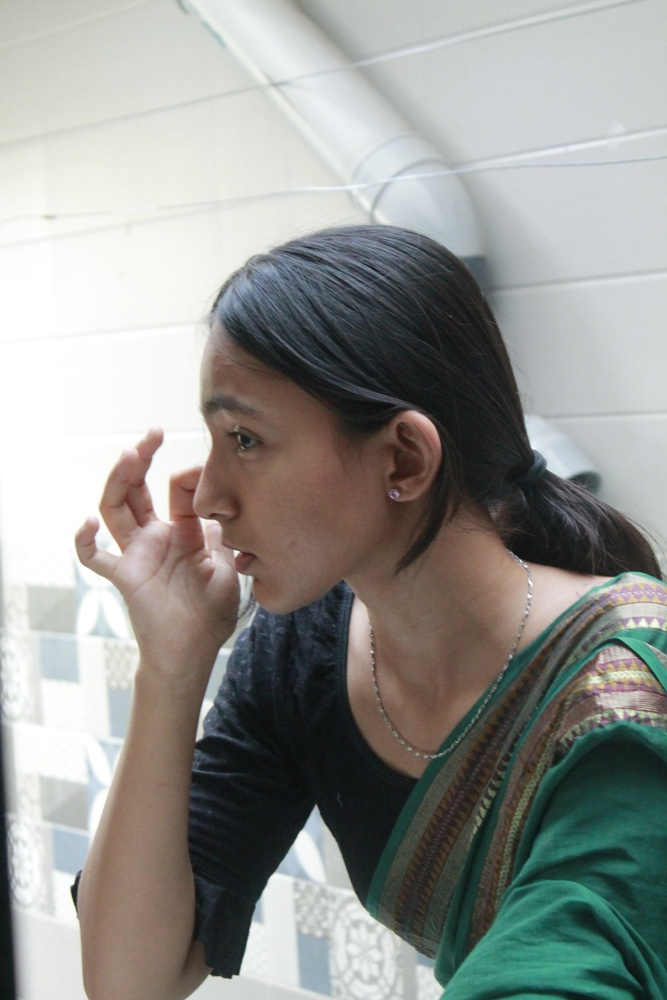
#> input picture i.jpg, 667 x 1000 px, shrunk from 2848 x 4272 before the run
$ python 11-kernel.py   (older library calls are emulated)
#> lines starting #> are read from the running program, lines starting #| are printed output that depends on the picture
import os
os.makedirs("result", exist_ok=True)
import cv2
import numpy as np
import matplotlib.pyplot as plt

# Create a sample image so this program runs without an external image file.
image = cv2.imread("i.jpg", cv2.IMREAD_GRAYSCALE)
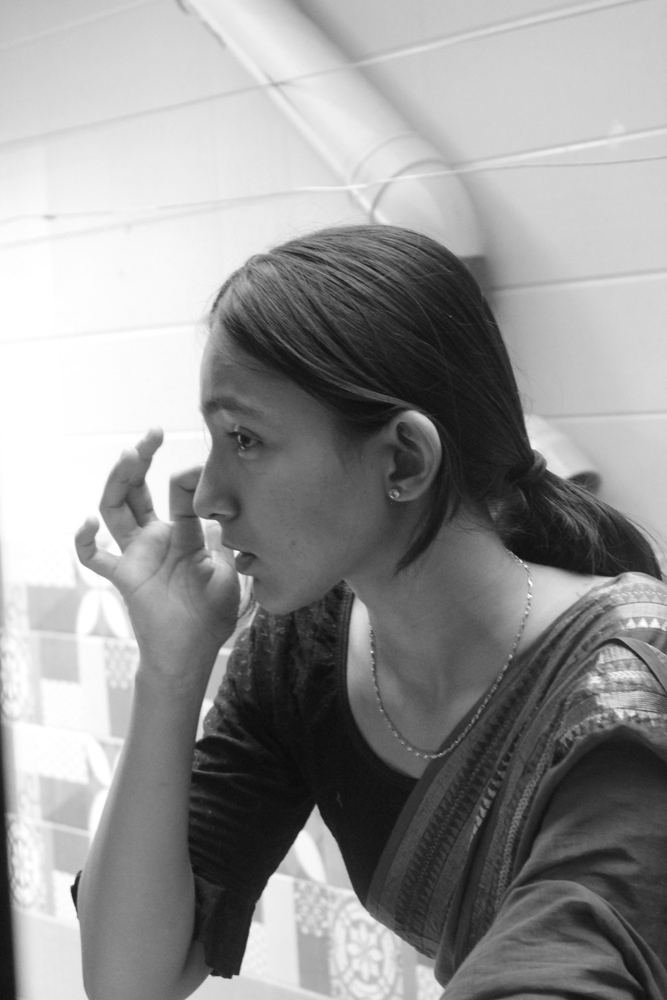
#> image: shape (1000, 667); min 10, max 255, mean 147.8
cv2.rectangle(image, (50, 50), (250, 250), 180, -1)
cv2.circle(image, (150, 150), 55, 255, -1)
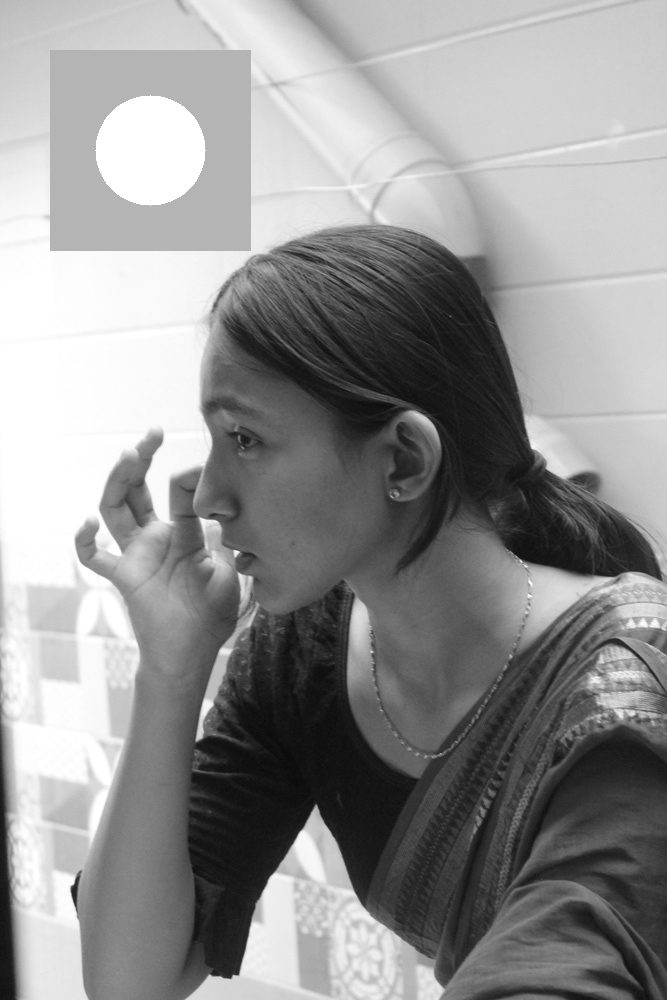
#> image: shape (1000, 667); min 10, max 255, mean 145.9
noise = np.random.default_rng(42).normal(0, 18, image.shape)
noisy_image = np.clip(image.astype(float) + noise, 0, 255).astype(np.uint8)

# 3x3 averaging kernel
average_kernel = np.ones((3, 3), np.float32) / 9
average = cv2.filter2D(noisy_image, -1, average_kernel)

# Gaussian blur
gaussian = cv2.GaussianBlur(noisy_image, (5, 5), 0)

# Sharpening kernel
sharpen_kernel = np.array([[0, -1, 0],
                           [-1, 5, -1],
                           [0, -1, 0]], dtype=np.float32)
sharpened = cv2.filter2D(image, -1, sharpen_kernel)

# Edge detection kernel (Laplacian)
edge_kernel = np.array([[0, 1, 0],
                        [1, -4, 1],
                        [0, 1, 0]], dtype=np.float32)
edges = cv2.filter2D(image, cv2.CV_64F, edge_kernel)
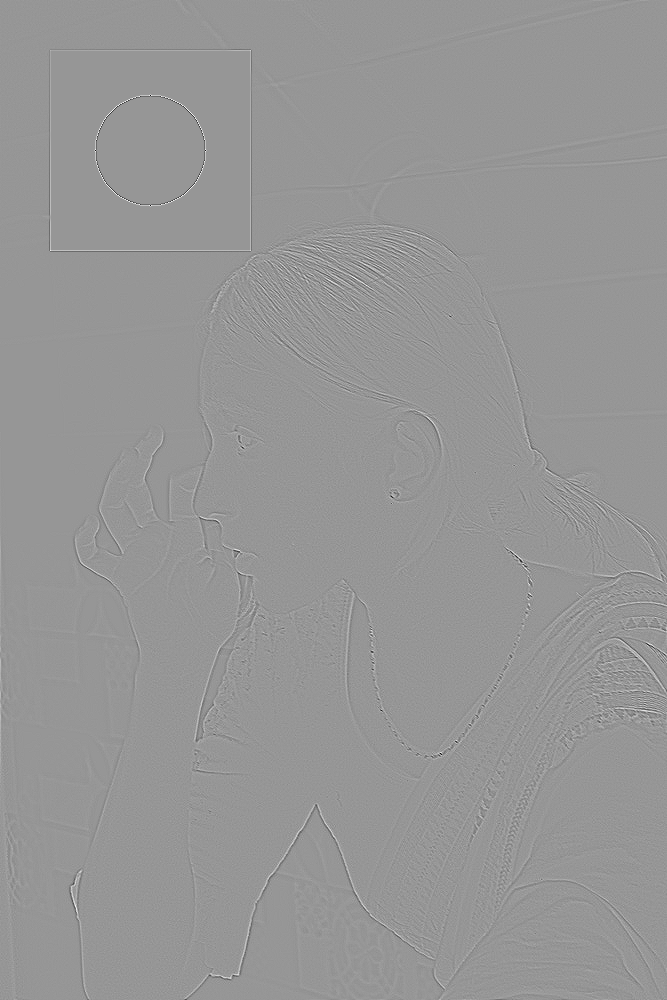
#> edges: shape (1000, 667) float64; min -246, max 171, mean 0; drawn with min black and max white
edges = cv2.convertScaleAbs(edges)
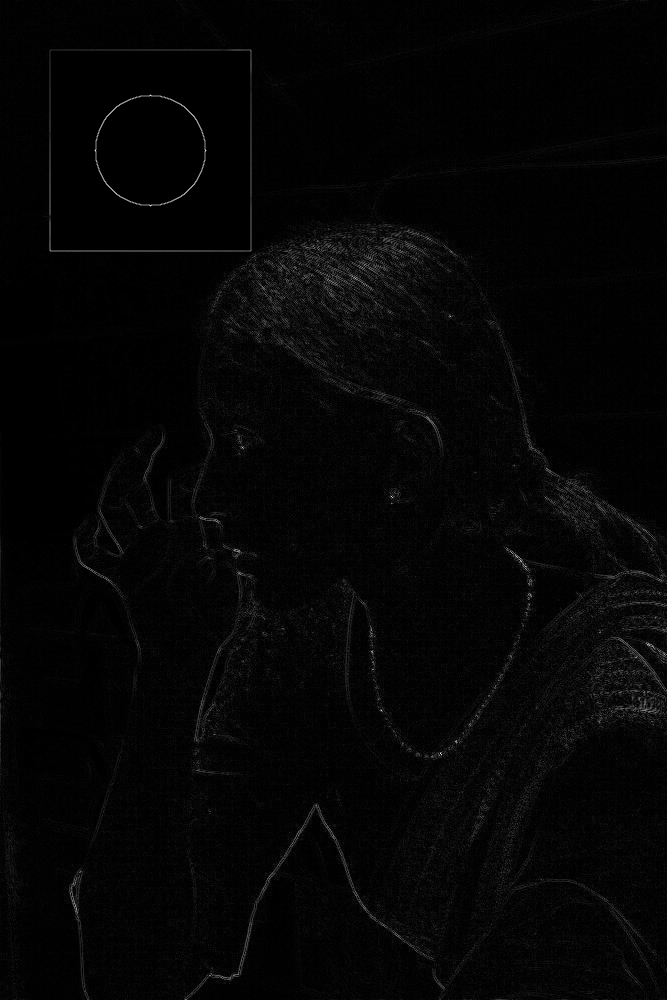
#> edges: shape (1000, 667); min 0, max 246, mean 4.9

images = [noisy_image, average, gaussian, sharpened, edges]
titles = ["Noisy Image", "Average Filter", "Gaussian Blur", "Sharpened", "Laplacian Edges"]

for i in range(len(images)):
    plt.subplot(2, 3, i + 1)
    plt.imshow(images[i], cmap="gray")
    plt.title(titles[i])
    plt.axis("off")
#> this loop made 5 passes

plt.tight_layout()
plt.savefig("result/kernel.png", dpi=300, bbox_inches="tight")
plt.close()
